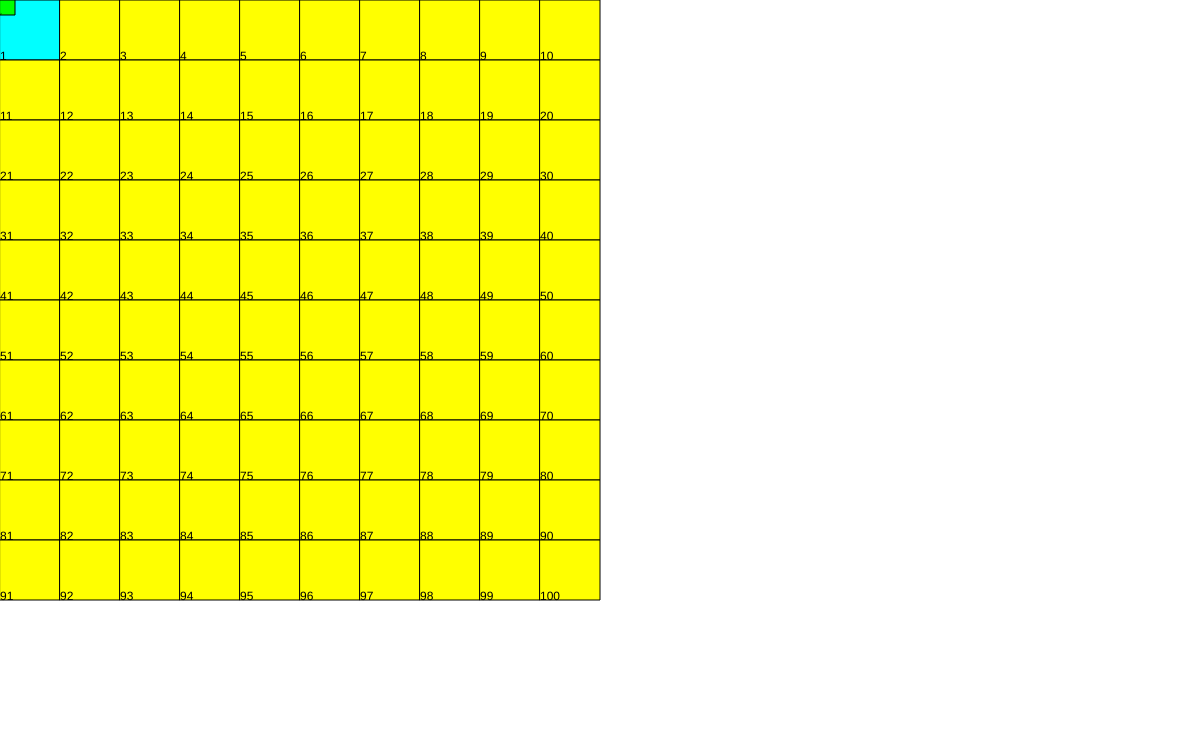
Frame 1 (no input)
Frame 60 (no input): identical to frame 1, image omitted
Frame 120 (the mouse pressed at the canvas centre since frame 60): identical to frame 1, image omitted

The p5.js sketch that drew this single still picture (run headless with seeded random() and noise() and a simulated clock; from frame 60 on, the mouse is pressed at the canvas centre):

// p5.js sketch
// ── sketch.js
var drawItr;
var MAX_NUM=100; // 最大値

// 最初に呼ばれる
function startup(){ // when |> clicked
  x=0 // set x to 0
  y=0 // set y to 0
  drawItr=1 // set drawItr to 1
  while(!(drawItr>MAX_NUM)){ // repeat until multipleItr>100
    stampYellow(x,y) // switch costume to ball-a, stamp
    if(drawItr%10==0){ // if drawItr mod 10 = 0 then
      x=0 // set x to 0
      y=y+1 // change y by 1
    }
    drawItr=drawItr+1 // change drawItr by 1
  }
  x=0 // set x to 0
  y=0 // set y to 0
  stampBlue(x,y) // switch costume to ball-b, stamp
  drawItr=2 // set drawItr to 2
}


// スペースキーが押されると呼ばれる
function spaceKeyPressed(){ // when space key pressed
  if(drawItr>MAX_NUM){ // if drawItr>100 then
    say("The remainings are prime numbers.") // say "The remainings are prime numbers."
    return; // 終了
  }
  x=0 // set x to 0
  y=0 // set y to 0
  multipleItr=1 // set multiPleItr to 1
  while(!(multipleItr>MAX_NUM)){ // repeat until multipleItr>100
    if(multipleItr%drawItr==0&&multipleItr>drawItr){ // if multipleItr mod drawItr = 0 and multipleItr<drawItr then
      stampBlue(x,y) // switch costume to ball-b, stamp
    }
    x=x+1 // change x by 1
    if(multipleItr%10==0){ // if multipleItr mod 10 = 0 then
      x=0 // set x to 0
      y=y+1 // change y by 1
    }
    multipleItr=multipleItr+1 // change multipleItr by 1
  }
  drawItr=drawItr+1 // change drawItr by 1
}


// ── base.js
var nums;

function setup(){
  size=1200;
  createCanvas(size, size*ceil(MAX_NUM/10.0)/20+130); // initialize canvas for drawing
  nums = [];
  //nums.push(""); //prepare "box" used as sieve
  for (var i = 0; i <= MAX_NUM; i++) {
    nums.push(""); // "alive" : alive, "dead" : dead(sieved)
  }
  startup();
  drawUpdate();
  drawNow(1);
}

function stampYellow(x,y){
  nums[x+10*y+1]= "alive"
}

function stampBlue(x,y){
  nums[x+10*y+1]= "dead"
}

function draw() {
}

// 表示する
function say(str){
    fill(0);
    textSize(50)
    text(str, 0, height-80);
}

function keyTyped() {
  switch (key) {
    case ' ':
      spaceKeyPressed();
      drawUpdate();
      drawNow(drawItr);
      break;
  }
  return false;
}

function drawUpdate(){
  var x = 0;
  var y = 0;
  var rectSize = width / 20;
  i = 1;
  while(i <= MAX_NUM){
    if(nums[i]=="dead"){
      fill(0, 255 ,255);
    }else{
      fill(255, 255 ,0);
    }
    rect(x, y, rectSize, rectSize);
    fill(0);
    textSize(rectSize * 0.2);
    text(i, x, y + rectSize);      
    x += rectSize;
    if(floor(i % 10) == 0){
      x = 0;
      y += rectSize;
    }
    i += 1;
  }
}


function drawNow(val){
  var x = 0;
  var y = 0;
  var rectSize = width / 20;
  i = 1;
  while(i < val-1){
    x += rectSize;
    if(floor(i % 10) == 0){
      x = 0;
      y += rectSize;
    }
    i += 1;
  }
  rectSize = width / 20 / 4;
  fill(0, 255, 0);
  rect(x, y, rectSize, rectSize);
  fill(0);
  textSize(rectSize * 0.2);
  text(drawItr, x, y + rectSize);
}
